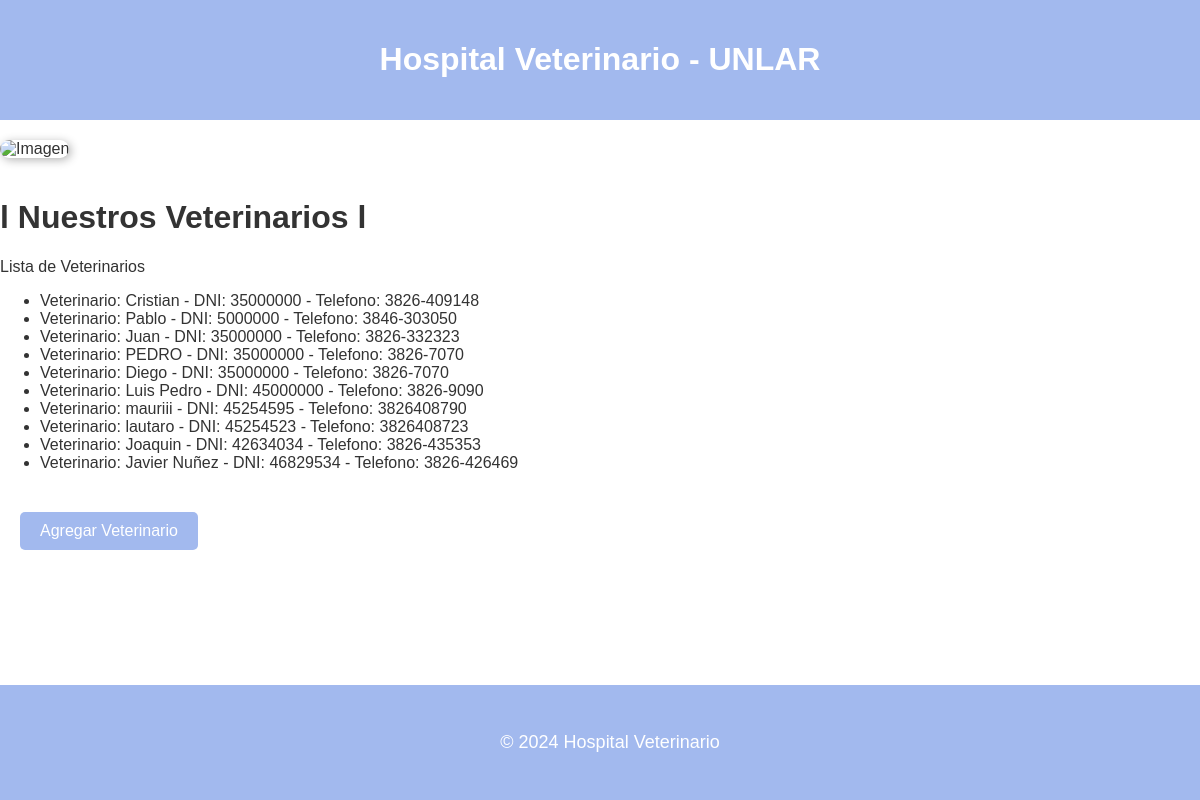
Before: /veterinario/list/ with the older database file.
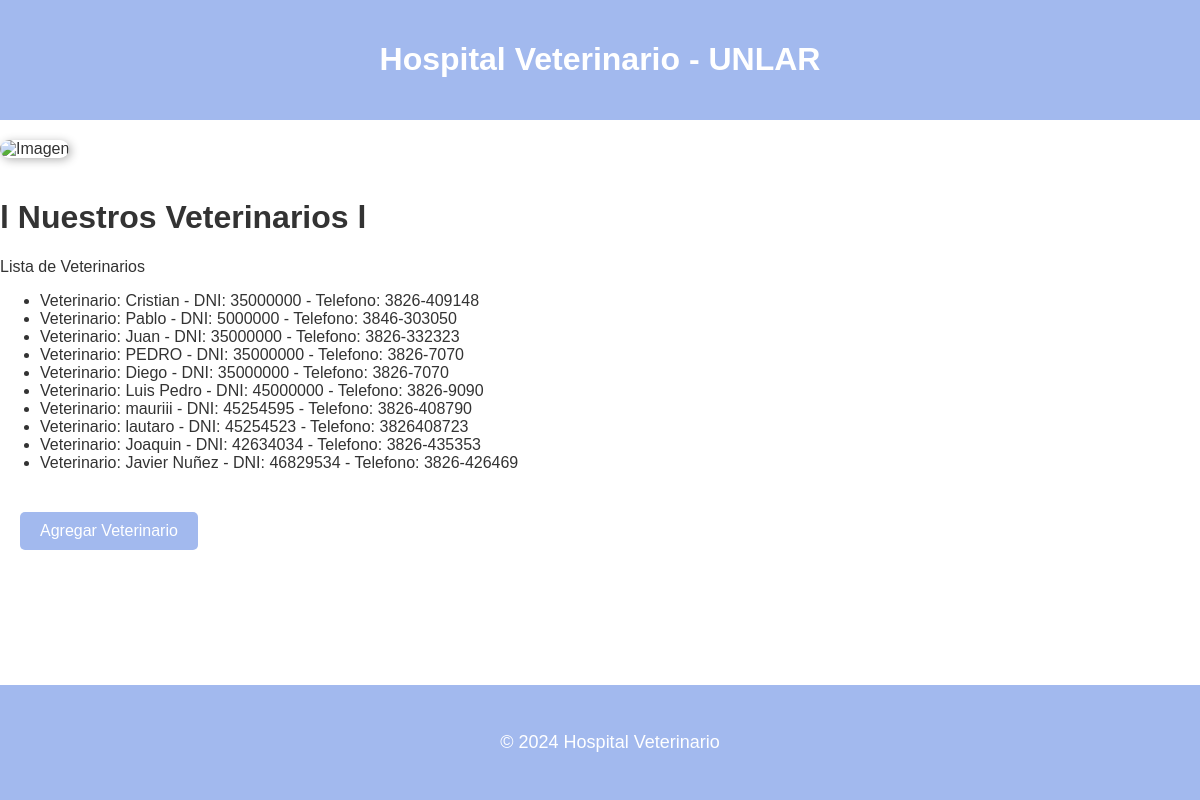
After: the same page with the newer database file.
### apps/homepage/models.py (models this page shows, shortened)
class Veterinario(models.Model):
    nombre = models.CharField(max_length=100, verbose_name='Nombre del Veterinario')
    telefono = models.CharField(max_length=100, verbose_name='Telefono')
    direccion = models.CharField(max_length=100, verbose_name='Dirección')
    dni = models.IntegerField(default=1, null=True, blank=True, verbose_name='DNI')

### apps/homepage/views.py (the view)
# urls.py: path('list/', HomepageListView.as_view(), name='homepage-list'),
class HomepageListView(ListView):
    model = Veterinario
    template_name = 'homepage/list.html'
    def get_queryset(self):
        return  Veterinario.objects.all()
    def get_context_data(self, **kwargs):
        context = super().get_context_data(**kwargs)
        context['tittle'] = 'Lista de Veterinarios'
        return context

### apps/homepage/templates/homepage/list.html (shortened to what this page needs)
{% load static %}
<!DOCTYPE html>
<html lang="en">
<head>
    <link rel="stylesheet" href="{% static 'homepage/css/style.css' %}">
</head>
<body>
    <header>
        <h1>Hospital Veterinario - UNLAR</h1>
    </header>
    <main>
        <img src="{% static 'img/hospitalveterinarioseded.jpeg' %}" alt="Imagen" class="img-modificada">
        <h1>l Nuestros Veterinarios l</h1>
        {{ tittle }}
        <ul>
            {% for veterinario in object_list %}
            <li>Veterinario: {{ veterinario.nombre }} - DNI: {{ veterinario.dni }} - Telefono: {{ veterinario.telefono }}</li>
            {% empty %}
            <li>Sin Registros.</li>
            {% endfor %}
        </ul>
        <div style="margin-top: 20px;">
            <a href="{% url 'homepage-create' %}" class="btn-create">Agregar Veterinario</a>
        </div>
    </main>
    <footer>
        <p>© 2024 Hospital Veterinario</p>
    </footer>
</body>
</html>

Changed rows visible on the page:
changed Veterinario "mauriii": telefono "3826408790" → "3826-408790"
